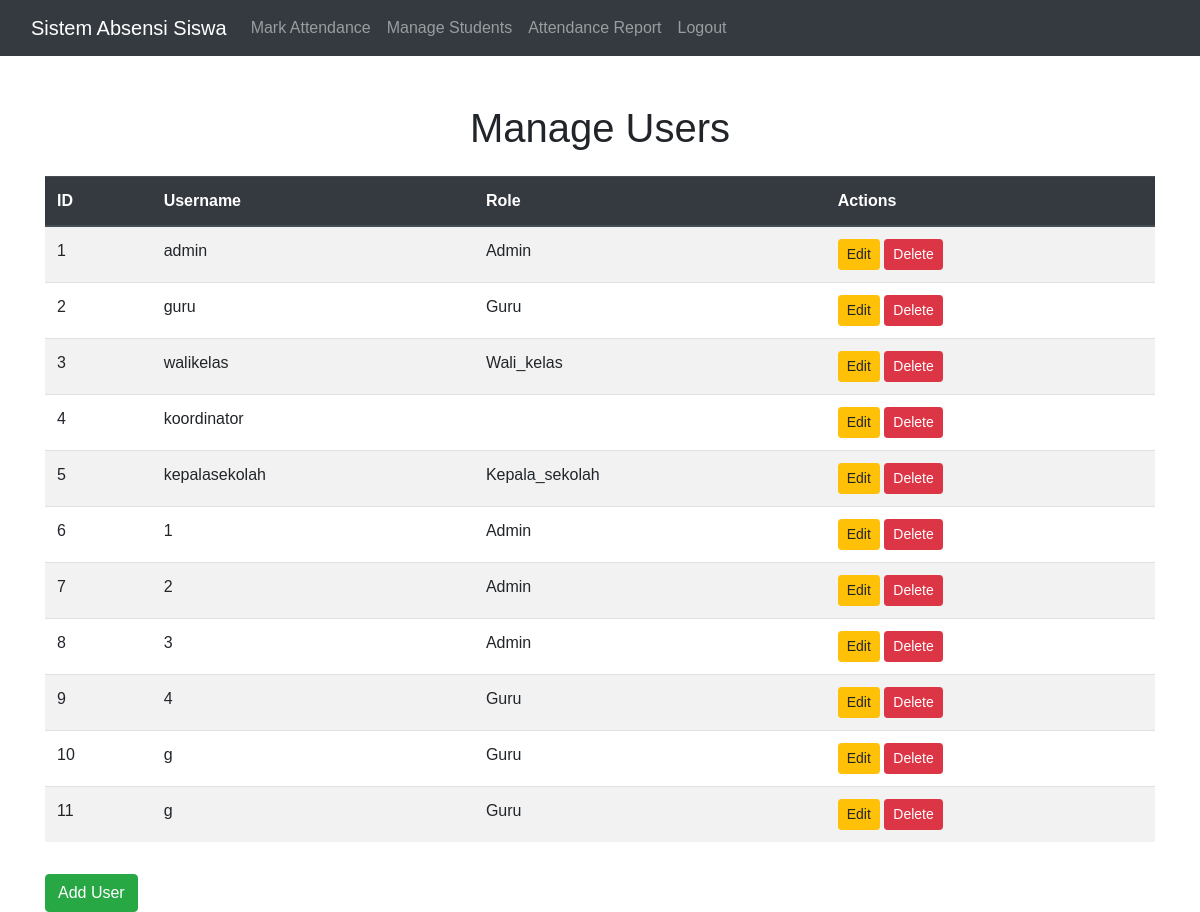
/manage_users.php (signed in), run on an earlier commit of the app's database.
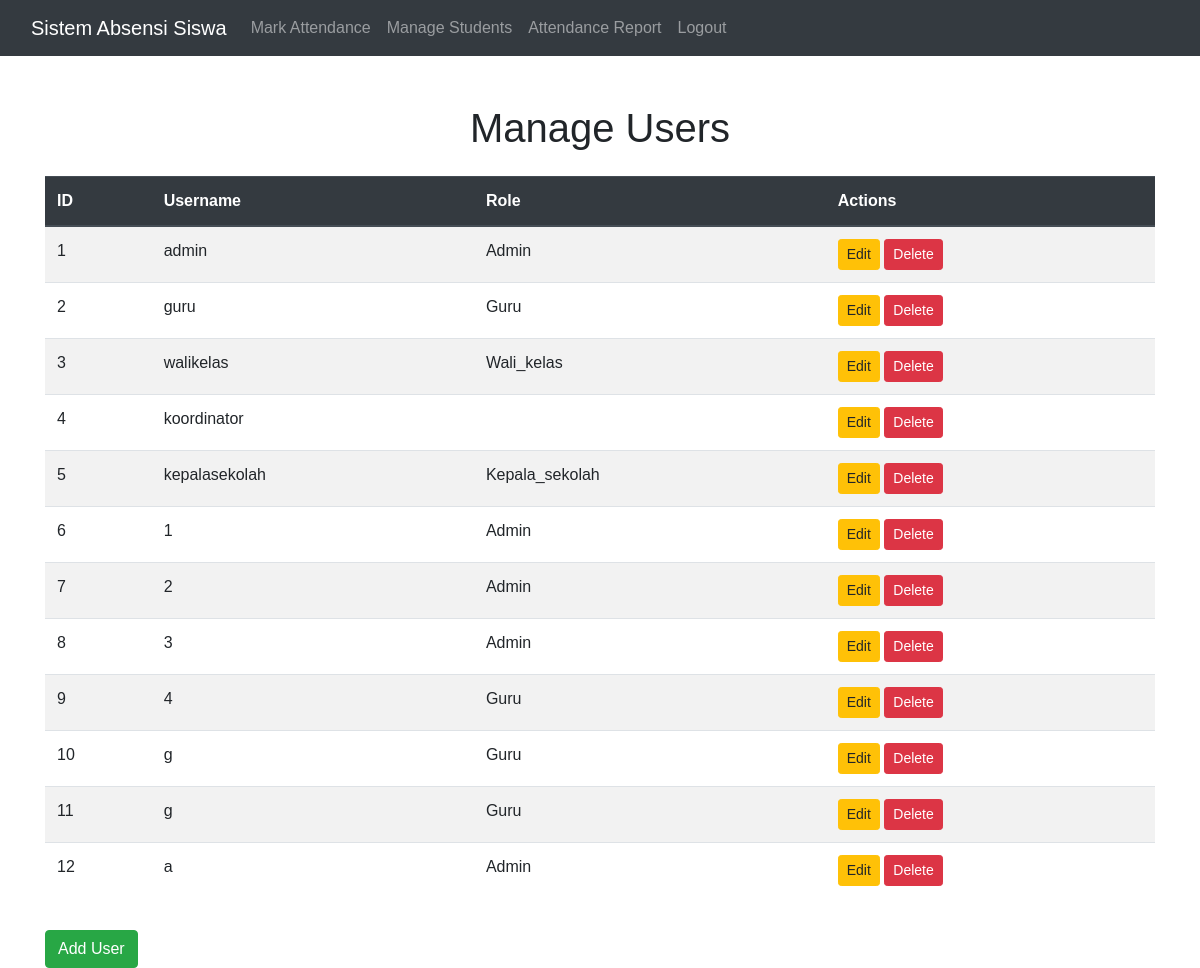
And on a later commit of the database.
### tables this page shows
CREATE TABLE `users` (
  `id` int(11) NOT NULL,
  `username` varchar(255) NOT NULL,
  `password` varchar(255) NOT NULL,
  `role` enum('admin','guru','wali_kelas','kepala_sekolah') NOT NULL
);

### manage_users.php (the view, shortened to what this page needs)
<?php
include('db_connect.php');
$query = "SELECT * FROM users";
$result = mysqli_query($conn, $query);
?>
<!DOCTYPE html>
<html lang="en">
<head>
    <link href="https://maxcdn.bootstrapcdn.com/bootstrap/4.5.2/css/bootstrap.min.css" rel="stylesheet">
</head>
<body>
    <?php include('navbar.php'); ?>
    <div class="container mt-5">
        <h1 class="mb-4 text-center">Manage Users</h1>
        <div class="table-responsive">
            <table class="table table-striped table-hover">
                <thead class="thead-dark">
                    <tr>
                        <th>ID</th>
                        <th>Username</th>
                        <th>Role</th>
                        <th>Actions</th>
                    </tr>
                </thead>
                <tbody>
                    <?php while ($row = mysqli_fetch_assoc($result)) { ?>
                        <tr>
                            <td><?php echo $row['id']; ?></td>
                            <td><?php echo $row['username']; ?></td>
                            <td><?php echo ucfirst($row['role']); ?></td>
                            <td>
                                <button class="btn btn-warning btn-sm edit-btn" data-id="<?php echo $row['id']; ?>" data-username="<?php echo $row['username']; ?>" data-email="<?php echo $row['email']; ?>" data-role="<?php echo $row['role']; ?>">Edit</button>
                                <button class="btn btn-danger btn-sm delete-btn" data-id="<?php echo $row['id']; ?>">Delete</button>
                            </td>
                        </tr>
                    <?php } ?>
                </tbody>
            </table>
        </div>
        <button class="btn btn-success mt-3" data-toggle="modal" data-target="#userModal" id="addUserBtn">Add User</button>
    </div>
</body>
</html>

### navbar.php (shortened to what this page needs)
<nav class="navbar navbar-expand-lg navbar-dark bg-dark">
    <div class="container-fluid">
        <?php
        $dashboard_url = "#";
        if (isset($_SESSION['role'])) {
            if ($_SESSION['role'] == 'admin') {
                $dashboard_url = "dashboard_admin.php";
            } elseif ($_SESSION['role'] == 'guru') {
                $dashboard_url = "dashboard_guru.php";
            }
        }
        ?>
        <a class="navbar-brand" href="<?php echo $dashboard_url; ?>">Sistem Absensi Siswa</a>
        <div class="collapse navbar-collapse" id="navbarNav">
            <ul class="navbar-nav me-auto mb-2 mb-lg-0">
                <li class="nav-item">
                    <?php if (isset($_SESSION['role']) && ($_SESSION['role'] == 'admin' || $_SESSION['role'] == 'guru')): ?>
                        <a class="nav-link" href="mark_attendance.php">Mark Attendance</a>
                    <?php endif; ?>
                </li>
                <li class="nav-item">
                    <a class="nav-link" href="manage_students.php">Manage Students</a>
                </li>
                <li class="nav-item">
                    <a class="nav-link" href="attendance_report.php">Attendance Report</a>
                </li>
            </ul>
            <ul class="navbar-nav">
                <li class="nav-item">
                    <a class="nav-link" href="logout.php">Logout</a>
                </li>
            </ul>
        </div>
    </div>
</nav>

### manage_users.php (style rules this page uses)
body { font-family: Arial, sans-serif; background: url('asset/img/back.png') no-repeat center center fixed; background-size: cover; }

What changed in the data, as far as the page shows it:
added users: id "12", username "a", role "Admin"
